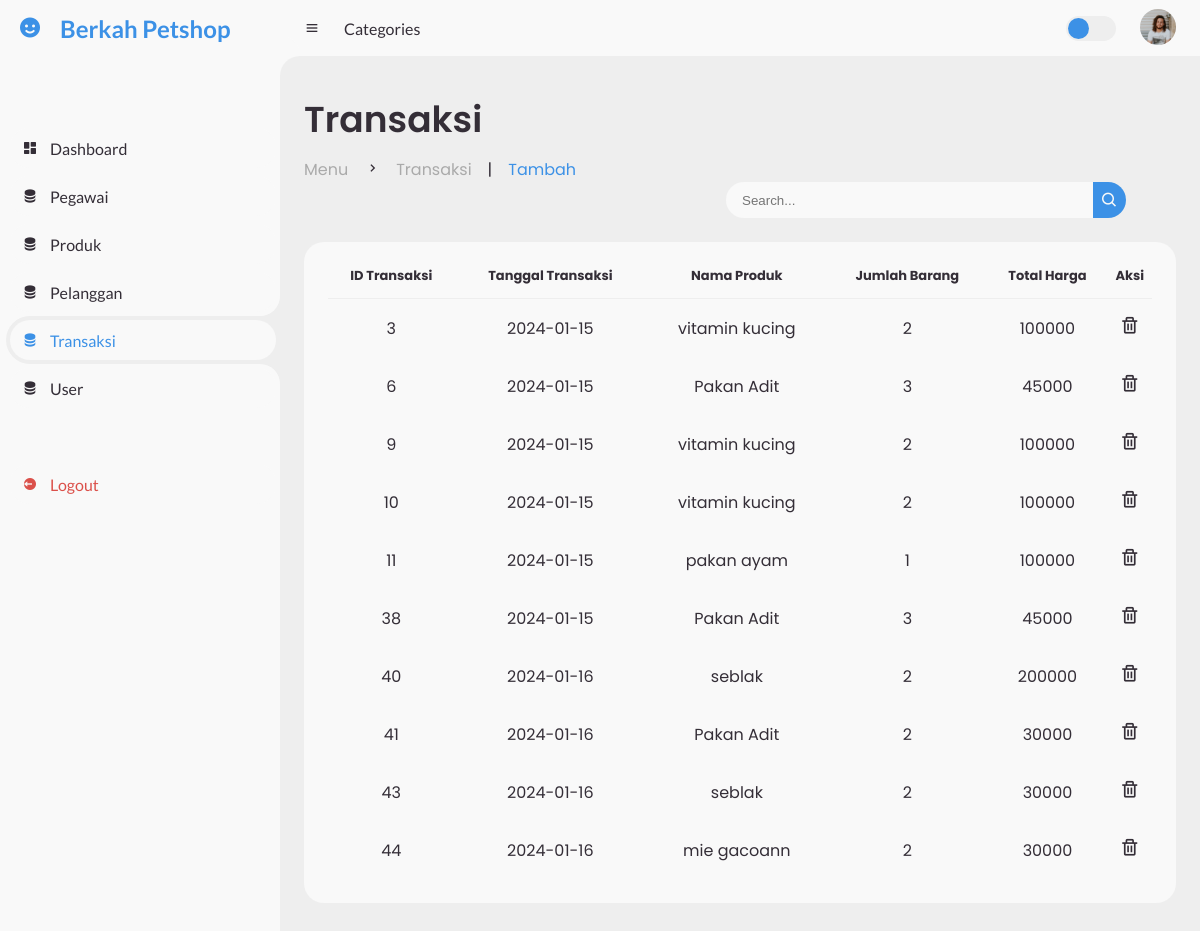
The app's page /transaksi/transaksi.php (signed in) with its own data.
### tables this page shows
CREATE TABLE `transaksi` (
  `id_transaksi` int(11) NOT NULL,
  `tgl_transaksi` date NOT NULL,
  `id_produk` int(11) NOT NULL,
  `jumlah_barang` int(100) NOT NULL,
  `total_harga` int(100) NOT NULL,
  `is_deleted` varchar(50) NOT NULL
);

CREATE TABLE `produk` (
  `id_produk` int(11) NOT NULL,
  `nama_produk` varchar(25) NOT NULL,
  `harga` int(11) NOT NULL,
  `stok` int(11) NOT NULL,
  `is_deleted` varchar(50) NOT NULL
);

### transaksi/transaksi.php (the view, shortened to what this page needs)
<?php
require '../config/conn.php';
?>
<!DOCTYPE html>
<html lang="en">
<head>
	<link href='https://unpkg.com/boxicons@2.0.9/css/boxicons.min.css' rel='stylesheet'>
	<link rel="stylesheet" href="style_transaksi.css">
</head>
<body>
	<section id="sidebar">
		<a href="#" class="brand">
			<i class='bx bxs-smile'></i>
			<span class="text">Berkah Petshop</span>
		</a>
		<ul class="side-menu top">
        <li>
          <a href="../index/index.php">
            <i class="bx bxs-dashboard"></i>
            <span class="text">Dashboard</span>
          </a>
        </li>
        <li>
          <a href="../pegawai/pegawai.php">
            <i class="bx bxs-data"></i>
            <span class="text">Pegawai</span>
          </a>
        </li>
        <li>
          <a href="../produk/produk.php">
            <i class="bx bxs-data"></i>
            <span class="text">Produk</span>
          </a>
        </li>
        <li>
          <a href="../pelanggan/pelanggan.php">
            <i class="bx bxs-data"></i>
            <span class="text">Pelanggan</span>
          </a>
        </li>
        <li class="active">
          <a href="../transaksi/transaksi.php">
            <i class="bx bxs-data"></i>
            <span class="text">Transaksi</span>
          </a>
        </li>
		<li>
          <a href="../user/user.php">
            <i class="bx bxs-data"></i>
            <span class="text">User</span>
          </a>
        </li>
      </ul>
		<ul class="side-menu">
		<li>
            <a href="../logout/logout.php" class="logout">
                <i class='bx bxs-log-out-circle'></i>
                <span class="text">Logout</span>
            </a>
        </li>
		</ul>
	</section>
	<section id="content">
		<nav>
			<i class='bx bx-menu' ></i>
			<a href="#" class="nav-link">Categories</a>
			<label for="switch-mode" class="switch-mode"></label>
			<a href="#" class="profile">
				<img src="img/people.png">
			</a>
		</nav>
		<main>
			<div class="head-title">
				<div class="left">
					<h1>Transaksi</h1>
					<ul class="breadcrumb">
						<li>
							<a href="#">Menu</a>
						</li>
						<li><i class='bx bx-chevron-right' ></i></li>
						<li>
							<a href="#">Transaksi</a>
						</li>
						<li>|</li>
						<li>
							<a class="active"  href="#">Tambah</a>
						</li>
					</ul>
				</div>
			</div>
			<form action="transaksi.php" method="POST">
				<div class="form-input">
				<input type="search" name="query" placeholder="Search...">
				<button type="submit" class="search-btn"><i class='bx bx-search'></i></button>
				</div>
			</form>
			<div class="table-data">
				<div class="order">
				<table>
					<thead>
						<tr>
							<th>ID Transaksi</th>
							<th>Tanggal Transaksi</th>
							<th>Nama Produk</th>
							<th>Jumlah Barang</th>
							<th>Total Harga</th>
							<th>Aksi</th>
						</tr>
					</thead>
					<tbody>
						<?php
						$query = "";
						$result = mysqli_query($conn, "SELECT transaksi.id_transaksi, transaksi.tgl_transaksi, produk.nama_produk, transaksi.jumlah_barang, transaksi.total_harga
						FROM transaksi JOIN produk ON transaksi.id_produk = produk.id_produk WHERE produk.nama_produk LIKE '%$query%' OR transaksi.tgl_transaksi LIKE '%$query%' OR transaksi.total_harga LIKE '%$query%'
						ORDER BY transaksi.id_transaksi ASC");
						while ($row = mysqli_fetch_assoc($result)) {
							echo "<tr id='row-" . $row['id_transaksi'] . "'>";
							echo "<td>" . $row['id_transaksi'] . "</td>";
							echo "<td>" . $row['tgl_transaksi'] . "</td>";
							echo "<td>" . $row['nama_produk'] . "</td>";
							echo "<td>" . $row['jumlah_barang'] . "</td>";
							echo "<td>" . $row['total_harga'] . "</td>";
							echo "<td><a href='#' class='emot' onclick=\"hapusDataTransaksi('" . $row['id_transaksi'] . "', 'transaksi', 'id_transaksi', 'delete_transaksi.php')\"><i class='bx bx-trash'></i></a>";
							echo "</tr>";
						}
						?>
					</tbody>
				</table>
				</div>
			</div>
		</main>
	</section>
</body>
</html>

### records on screen
transaksi: id_transaksi "3", tgl_transaksi "2024-01-15", id_produk.nama_produk "vitamin kucing", jumlah_barang "2", total_harga "100000"
transaksi: id_transaksi "6", tgl_transaksi "2024-01-15", id_produk.nama_produk "Pakan Adit", jumlah_barang "3", total_harga "45000"
transaksi: id_transaksi "9", tgl_transaksi "2024-01-15", id_produk.nama_produk "vitamin kucing", jumlah_barang "2", total_harga "100000"
transaksi: id_transaksi "10", tgl_transaksi "2024-01-15", id_produk.nama_produk "vitamin kucing", jumlah_barang "2", total_harga "100000"
transaksi: id_transaksi "11", tgl_transaksi "2024-01-15", id_produk.nama_produk "pakan ayam", jumlah_barang "1", total_harga "100000"
transaksi: id_transaksi "38", tgl_transaksi "2024-01-15", id_produk.nama_produk "Pakan Adit", jumlah_barang "3", total_harga "45000"
transaksi: id_transaksi "40", tgl_transaksi "2024-01-16", id_produk.nama_produk "seblak", jumlah_barang "2", total_harga "200000"
transaksi: id_transaksi "41", tgl_transaksi "2024-01-16", id_produk.nama_produk "Pakan Adit", jumlah_barang "2", total_harga "30000"
transaksi: id_transaksi "43", tgl_transaksi "2024-01-16", id_produk.nama_produk "seblak", jumlah_barang "2", total_harga "30000"
transaksi: id_transaksi "44", tgl_transaksi "2024-01-16", id_produk.nama_produk "mie gacoann", jumlah_barang "2", total_harga "30000"
